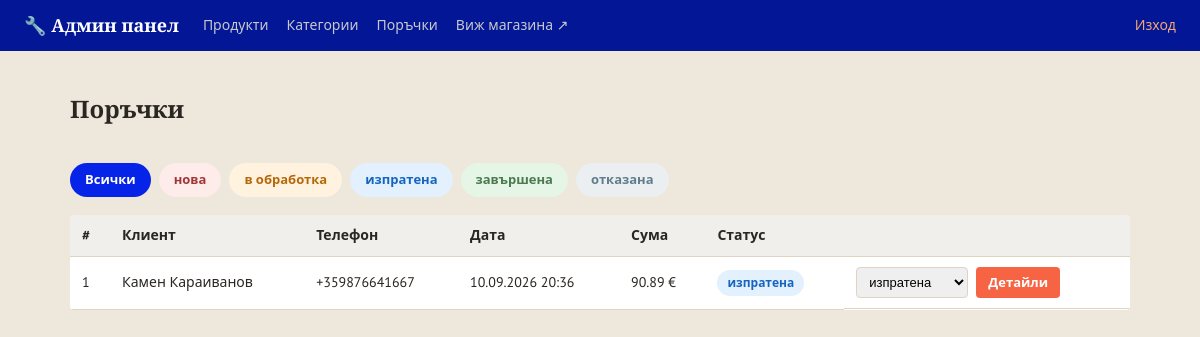
The page /admin/orders (signed in) on the database as committed earlier.
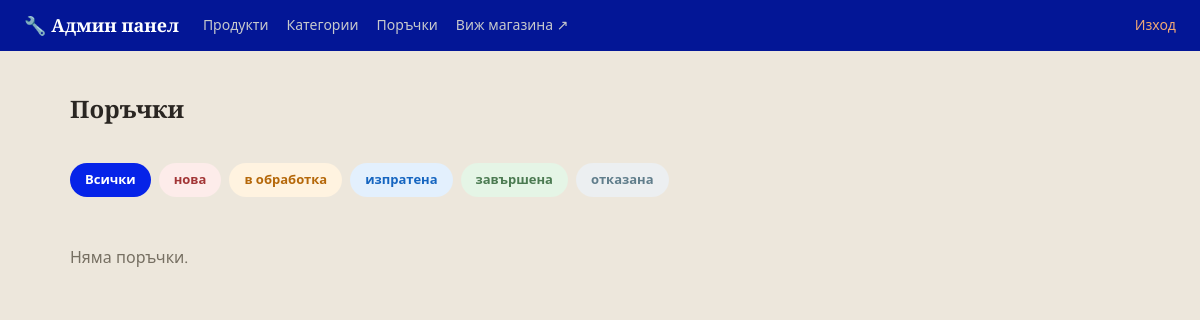
The same page on the database as committed later.
### models.py (models this page shows)
class Order(db.Model):
    __tablename__ = 'orders'
    STATUSES = ['нова', 'в обработка', 'изпратена', 'завършена', 'отказана']
    id = db.Column(db.Integer, primary_key=True)
    customer_name = db.Column(db.String(150), nullable=False)
    phone = db.Column(db.String(50), nullable=False)
    address = db.Column(db.String(300), nullable=False)
    email = db.Column(db.String(150), default='')
    total = db.Column(db.Float, nullable=False)
    status = db.Column(db.String(30), default='нова', nullable=False)
    created_at = db.Column(db.DateTime, default=datetime.utcnow)
    items = db.relationship('OrderItem', backref='order', lazy=True)

### app.py (the view)
@app.route('/admin/orders')
@admin_required
def admin_orders():
    status_filter = request.args.get('status', '').strip()
    query = Order.query
    if status_filter:
        query = query.filter_by(status=status_filter)
    orders = query.order_by(Order.created_at.desc()).all()
    return render_template('admin/orders.html', orders=orders,
                            statuses=Order.STATUSES, status_filter=status_filter)

### app.py (called while the page is built)
@app.context_processor
def inject_whatsapp_number():
    return {'whatsapp_number': app.config['WHATSAPP_NUMBER'], 'asset_version': app.config['ASSET_VERSION']}

@app.context_processor
def inject_category_icons():
    return {'category_icons': CATEGORY_ICONS}

def admin_required(view_func):
    @wraps(view_func)
    def wrapper(*args, **kwargs):
        if not session.get('is_admin'):
            flash('Моля, влезте в системата.', 'error')
            return redirect(url_for('admin_login', next=request.path))
        return view_func(*args, **kwargs)
    return wrapper

### templates/admin/orders.html (shortened to what this page needs)
{% extends 'admin/base.html' %}
{% block content %}
<div class="admin-header-row">
    <h1 class="page-title">Поръчки</h1>
</div>
<div class="status-filter">
    <a href="{{ url_for('admin_orders') }}" class="status-chip {% if not status_filter %}status-chip-active{% endif %}">Всички</a>
    {% for s in statuses %}
    <a href="{{ url_for('admin_orders', status=s) }}"
       class="status-chip status-{{ s | replace(' ', '-') }} {% if status_filter == s %}status-chip-active{% endif %}">{{ s }}</a>
    {% endfor %}
</div>
{% if orders %}
<table class="admin-table">
    <thead>
        <tr>
            <th>#</th>
            <th>Клиент</th>
            <th>Телефон</th>
            <th>Дата</th>
            <th>Сума</th>
            <th>Статус</th>
            <th></th>
        </tr>
    </thead>
    <tbody>
        {% for o in orders %}
        <tr>
            <td>{{ o.id }}</td>
            <td>{{ o.customer_name }}</td>
            <td>{{ o.phone }}</td>
            <td>{{ o.created_at.strftime('%d.%m.%Y %H:%M') }}</td>
            <td>{{ '%.2f'|format(o.total) }} €</td>
            <td>
                <span class="status-badge status-{{ o.status | replace(' ', '-') }}">{{ o.status }}</span>
            </td>
            <td class="admin-actions">
                <form action="{{ url_for('admin_order_status', order_id=o.id) }}" method="post" class="status-select-form">
                    <select name="status" onchange="this.form.submit()">
                        {% for s in statuses %}
                        <option value="{{ s }}" {% if s == o.status %}selected{% endif %}>{{ s }}</option>
                        {% endfor %}
                    </select>
                </form>
                <a href="{{ url_for('admin_order_detail', order_id=o.id) }}" class="btn btn-small">Детайли</a>
            </td>
        </tr>
        {% endfor %}
    </tbody>
</table>
{% else %}
<p class="empty-msg">Няма поръчки{% if status_filter %} със статус "{{ status_filter }}"{% endif %}.</p>
{% endif %}
{% endblock %}

Rows that differ between the two databases and show on the page:
removed Order: id "1", customer_name "Камен Караиванов", phone "+359876641667", created_at "10.09.2026 20:36", total "90.89", status "изпратена"
Other text that changed with them:
text no longer shown: "# Клиент Телефон Дата Сума Статус"
text now shown: "Няма поръчки ."
